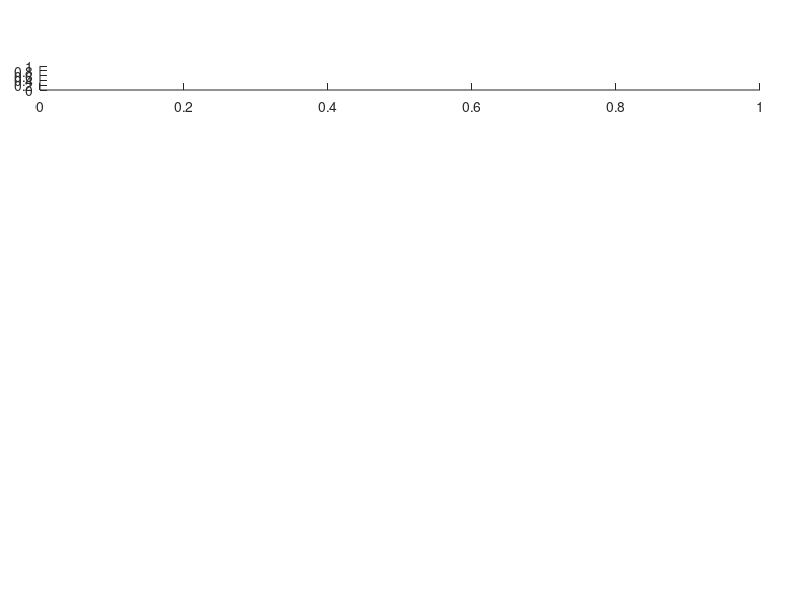

Reproduce this figure in MATLAB. (Note: this script raises an error after producing the figure.)
function biofeedbackFigure1(subjectName,folderName)
    
    % Function to generate figure1
    % Input:
        % Subject name as string
        % foldername (optional)
    clf
    if ~exist('subjectName','var'); subjectName = 'ABA'; end
    if ~exist('folderName','var');  folderName  = '';    end
    
    fontsize = 10;
    
    if isempty(folderName)
        pathStr     = fileparts(pwd);
        folderName  = fullfile(pathStr,'Data',subjectName);
    end
    
    hFigure1          = figure(1); % Creating 
    
%     set(gcf,'Visible', 'off'); 
    
    hExperimentFlow   = subplot('Position',[0.05 0.85 0.9 0.04],'Parent',hFigure1);
    hTFPlot           = getPlotHandles(2,1,[0.05 0.1 0.3 0.6],0.01,0.06);
    hsubplotDE        = getPlotHandles(1,2,[0.4 0.1 0.55 0.6],0.05,0.01);
    
    hFreqVsTime                 = hTFPlot(1);
    hPowervsTime                = hTFPlot(2);
    hRawAlphaPowerVsTrials      = hsubplotDE(1);
    hChInAlphaPowerVsTime       = hsubplotDE(2);
    
    set(hChInAlphaPowerVsTime, 'Box', 'off');
%     hChInAlphaPowerVsTrialtypes = axes('Position', [0.8 0.5 0.15 0.2]); % position for  within the figure 2
    hChInAlphaPowerVsTrialtypes = axes('Position', [0.83 0.6 0.12 0.15]);
    
    %%%%%%%%%%%%%%%%%%%%%%%%%%%%%%%%%%%%%%%%%%%%%%%%%%%%%%%%%%%%%%%%%%%%%%%
    %%%%%%%%%%%%%%%%%%%%%% Subplot 1 (hExperimentFlow) %%%%%%%%%%%%%%%%%%%%
    
    dX = 1; dY = 1;
    colorNameTypes = 'rgb';
    % Load saved data
    trialTypeFileName = fullfile(folderName,[subjectName 'trialTypeList.mat']);
    load(trialTypeFileName,'trialTypeList');
    % input: trialtype list:
    trialTypeList1D = trialTypeList';
    trialTypeList1D = trialTypeList1D(:);
    
    hold(hExperimentFlow,'on');    % plotting the experimental plot using patch
    
    for i = 1:3
        pos         = find(trialTypeList1D == i);
        patchX      = pos';
        patchLocX   = [patchX; patchX; patchX+dX; patchX+dX];
        patchY      = zeros(size(patchX));
        patchLocY   = [patchY; patchY+dY; patchY+dY; patchY];
        patch(patchLocX,patchLocY,colorNameTypes(i),'parent',hExperimentFlow,'EdgeColor','k');
    end
    
    xlim(hExperimentFlow,[0,61]);  ylim(hExperimentFlow,[-2,2]);    xlabel(hExperimentFlow,'Trial No');
    set(hExperimentFlow,'Ytick',[]);
    set(hExperimentFlow,'Ycolor',[1 1 1]);  % Making yaxis invisible
    hold(hExperimentFlow,'off');
    
%     hExperimentFlow.YAxis.Visible = 'off';  % Alternative way
%   
    %%%%%%%%%%%%%%%%%%%%%%%%%%%%%%%%%%%%%%%%%%%%%%%%%%%%%%%%%%%%%%%%%%%%%%%
    %%%%%%%%%%%%%%%%%%%%% Subplot 1.b(2) (hFreqVsTime) %%%%%%%%%%%%%%%%%%%%
    
    % spectogram plot
    % we need frequency, power and time. 
%%%     SessionNumber   = input('Input the Session Number, Default value 2 \n');
    if ~exist('SessionNumber','var'),  SessionNumber   = 2;     end    
%%%     trialNumber     = input('Input the trial Number, Default value 13 \n'); % change accordingly
    if ~exist('trialNumber','var'),    trialNumber     = 1;     end
    
    calibrationData     = load(fullfile(folderName,[subjectName 'CalibrationProcessedData' 'Session' num2str(SessionNumber) '.mat']));
    analysisData        = load(fullfile(folderName,[subjectName 'ProcessedData' 'Session' num2str(SessionNumber) 'Trial' num2str(trialNumber) '.mat']));
    
    tfDataTMP           = log10(analysisData.tfData);
    
%%% change this if have to use only alpha power from the data matrix:
    meanCalibrationPower    = log10(mean(calibrationData.tfData,2)); % taking log of mean
    meanCalibrationPower    = mean(log10(calibrationData.tfData),2); % taking mean of log
    freqVsTimevsDeltaPower     = 10*(tfDataTMP - repmat(meanCalibrationPower,1,size(tfDataTMP,2)));
    
    freqVals    = analysisData.freqVals;    
    timeValsTF  = analysisData.timeValsTF ;
    
    %%%%% 2nd plot 
    pcolor(hFreqVsTime,timeValsTF,freqVals,freqVsTimevsDeltaPower);  shading(hFreqVsTime,'interp'); % timevasl on row; freqval on column
    colormap(hFreqVsTime,'jet'); cBar = colorbar(hFreqVsTime);

%     set(hFreqVsTime,'fontsize',fontsize,'fontweight','bold');
    ylabel(hFreqVsTime,'Frequency (Hz)','fontsize',fontsize,'fontweight','bold');
    xlabel(hFreqVsTime,'Time (s)','fontsize',fontsize,'fontweight','bold');
    title(hFreqVsTime,'Delta spectogram','fontsize',fontsize,'fontweight','bold'); 

%     set(cBar,'fontsize',fontsize,'fontweight','bold');
    xlabel(cBar,'dB','fontsize',fontsize,'fontweight','bold');
    ylabel(cBar,'Change in Power','fontsize',fontsize,'fontweight','bold');

    %%%%%%%%%%%%%%%%%%%%%%%%%%%%%%%%%%%%%%%%%%%%%%%%%%%%%%%%%%%%%%%%%%%%%%%
    %%%%%%%%%%%%%%%%%%%%% Subplot 1.c(3) (hPowervsTime) %%%%%%%%%%%%%%%%%%%
        
    deltaPowerVsTime = mean(freqVsTimevsDeltaPower,1); 
    plot(hPowervsTime,timeValsTF,deltaPowerVsTime);
%     set(hPowervsTime,'fontsize',fontsize,'fontweight','bold');
    ylabel(hPowervsTime,'Change In Power (dB)','fontsize',fontsize,'fontweight','bold');
    xlabel(hPowervsTime,'Time (s)','fontsize',fontsize,'fontweight','bold');
%%%     title(hPowervsTime,'','fontsize',fontsize,'fontweight','bold'); 
    
    %%%%%%%%%%%%%%%%%%%%%%%%%%%%%%%%%%%%%%%%%%%%%%%%%%%%%%%%%%%%%%%%%%%%%%%
    %%%%%%%%%%%%%%%%%%%%% Subplot 1.d(4) (hRawAlphaPowerVsTrials) %%%%%%%%%
     
    %%%%%%%%%%%%%%%%%%%%%%%%%%%%%%%%%%%%%%%%%%%%%%%%%%%%%%%%%%%%%%%%%%%%%%%
    %%%%%%%%%%%%%%%%%%%%% Subplot 1.e(5) (hChInAlphaPowerVsTime) %%%%%%%%%%
          
    %%%%%%%%%%%%%%%%%%%%%%%%%%%%%%%%%%%%%%%%%%%%%%%%%%%%%%%%%%%%%%%%%%%%%%%
    %%%%%%%%%%%%%%%%%%%%% Subplot 1.e.2(6) (hChInAlphaPowerVsTrialtypes) %%%%%%%%%%
    
    analysisPlotHandles.powerVsTrial    = hRawAlphaPowerVsTrials;
    analysisPlotHandles.powerVsTime     = hChInAlphaPowerVsTime; 
    analysisPlotHandles.barPlot         = hChInAlphaPowerVsTrialtypes;
    
    [analysisPlotHandles,~,~,~,~,~,~,~,typeNameList]  = biofeedbackAnalysis_Ver2_Mod_fig1(subjectName,'',1,analysisPlotHandles);
%     
%     [analysisPlotHandles,colorNames,meanEyeOpenPowerList(i,:), ...
%     meanEyeClosedPowerList(i,:),calibrationPowerList(i,:), ...
%     trialTypeList1D(i,:),powerVsTimeList(i,:,:),timeVals,typeNameList] ...
%         = biofeedbackAnalysis_Ver2(subjectNames{i},'',1,[]);
    
    %% Providing the legends and axis names:
    
    % legend([h1 h2 h3],'','','','Location','Best')
    set(analysisPlotHandles.barPlot,'XTick',1:3,'XTickLabel',typeNameList);
    xlabel(analysisPlotHandles.powerVsTrial,'TrialNo','fontsize',fontsize,'fontweight','bold');
    ylabel(analysisPlotHandles.powerVsTrial,'Raw Alpha Power(\muV^2)','fontsize',fontsize,'fontweight','bold');
%     xlabel(analysisPlotHandles.diffPowerVsTrial,'TrialNo');
%     ylabel(analysisPlotHandles.diffPowerVsTrial,'\DeltaPower(dB)');
%     title(['Subject',num2str(i)]);
    % legend([h1 h2 h3],'','','','Location','Best')
%     title(analysisPlotHandles.powerVsTime,['Subject',num2str(i)]);
    xlabel(analysisPlotHandles.powerVsTime,'Time(sec)','fontsize',fontsize,'fontweight','bold');
    ylabel(analysisPlotHandles.powerVsTime,'\DeltaPower(dB)','fontsize',fontsize,'fontweight','bold');
    xlabel(analysisPlotHandles.barPlot,'TrialTypes','fontsize',fontsize,'fontweight','bold');
    ylabel(analysisPlotHandles.barPlot,'\DeltaPower(dB)','fontsize',fontsize,'fontweight','bold');   
    
    title(hExperimentFlow,['Subject: ', subjectName]);
%     disp('one subject data analysis completed');
    
    
end